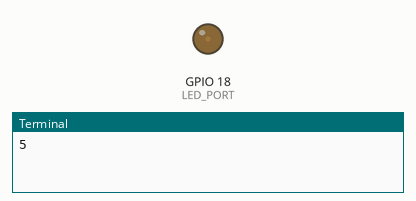
The program below on a simulated Raspberry Pi (BCM pin numbers). Shown: output pins drawn as LEDs (lit = HIGH), the last lines printed to the terminal. At 10.0 s the program stops and its outputs stay as they are.

Above: at 0.1 s.
At 4.1 s:
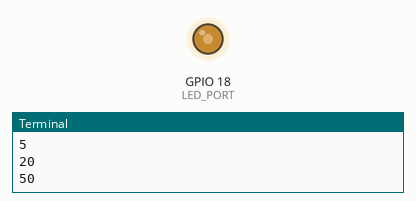
At 6.1 s:
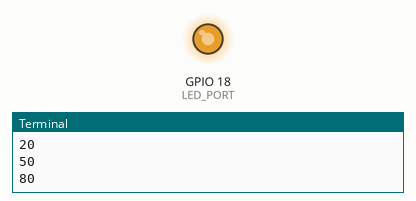
At 8.1 s:
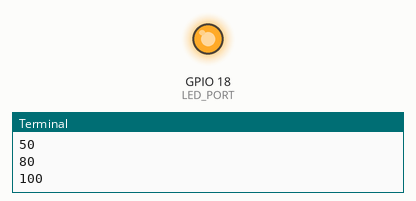
Timing chart, 0 to 9.6 s (numbered marks = the images above):
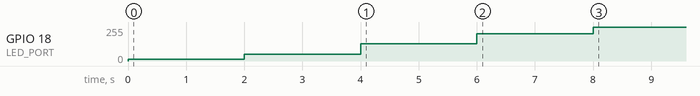

Measured:
- by itself, GPIO 18 (LED_PORT): moves from 0/255 to 255/255 over 8.0 s

The program:

02_led_hardware_pwm.py
```python
# /usr/bin/env python3
# -*- coding:utf-8 -*-

#
# 02_led_hardware_pwm.py
#

import sys
import time
import pigpio

LED_PORT = 18
PWM_FREQUENCY = 500             # Hz

def main(hostname):
    # Hardware PWM
    pi = pigpio.pi(hostname)
    pi.set_mode(LED_PORT, pigpio.OUTPUT)

    # LEDを2秒間点灯する
    for duty in (5, 20, 50, 80, 100):
        print(duty)
        pi.hardware_PWM(LED_PORT, PWM_FREQUENCY, duty * 10000)
        time.sleep(2)

    # ピンをINPUTモードにしておかないと、LEDが点灯し続けてしまう
    pi.set_mode(LED_PORT, pigpio.INPUT)
    pi.stop()


if __name__ == '__main__':
    hostname = 'localhost'
    if len(sys.argv) > 1:
        hostname = sys.argv[1]

    main(hostname)
```
